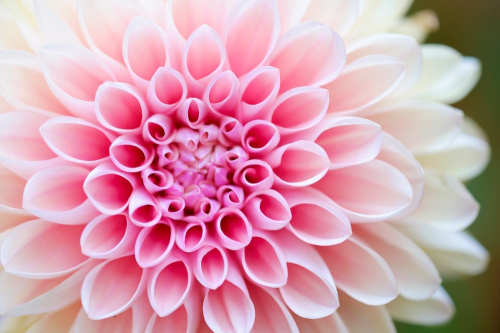
#> input picture 43111029-find-average-color-of-image/1.png, 500 x 333 px
$ python find_average_color_of_image.py
#> lines starting #> are read from the running program, lines starting #| are printed output that depends on the picture
import cv2, numpy as np
from sklearn.cluster import KMeans

def visualize_colors(cluster, centroids):
    # Get the number of different clusters, create histogram, and normalize
    labels = np.arange(0, len(np.unique(cluster.labels_)) + 1)
    (hist, _) = np.histogram(cluster.labels_, bins = labels)
    hist = hist.astype("float")
    hist /= hist.sum()

    # Initialize color frequency rectangle and sort colors
    rect = np.zeros((50, 300, 3), dtype=np.uint8)
    colors = sorted([(percent, color) for (percent, color) in zip(hist, centroids)])
    start = 0

    # Iterate through each cluster's color and percentage
    for (percent, color) in colors:
        print(color, "{:0.2f}%".format(percent * 100))
        end = start + (percent * 300)
        cv2.rectangle(rect, (int(start), 0), (int(end), 50), \
                      color.astype("uint8").tolist(), -1)
        start = end
    return rect

# Load image and convert to a list of pixels
image = cv2.imread('1.png')
#> image is the input picture: shape (333, 500, 3); mean B, G, R 173.1, 158.7, 212.3
image = cv2.cvtColor(image, cv2.COLOR_BGR2RGB)
reshape = image.reshape((image.shape[0] * image.shape[1], 3))

# Find and display most dominant colors
cluster = KMeans(n_clusters=5).fit(reshape)
visualize = visualize_colors(cluster, cluster.cluster_centers_)
#> after the loop in visualize_colors, `for (percent, color) in colors:`:
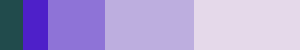
#> rect: shape (50, 300, 3); mean of channels 0, 1, 2 212.3, 158.6, 173; drawn as B, G, R
cv2.imshow('visualize', visualize)
cv2.waitKey()
